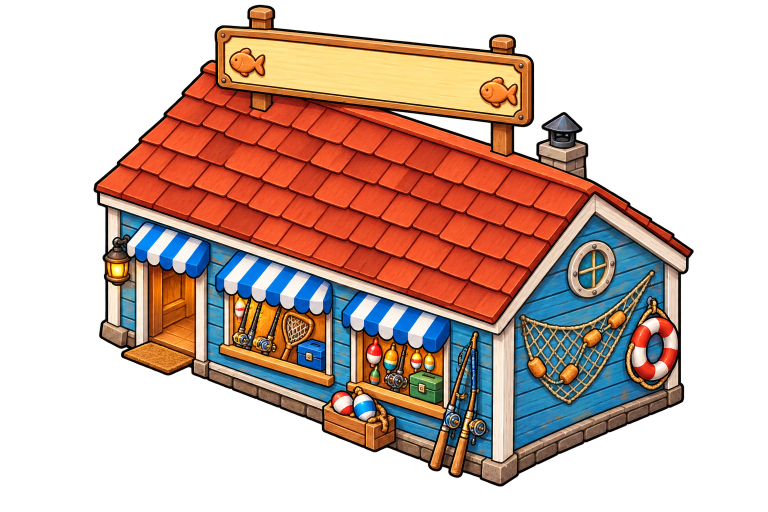
#> input picture art_source/Bunt bemaltes Fischereigeschäft am Meer.png, 1536 x 1024 px (shown at 1/2 size)
$ python extract_props.py '../art_source/Bunt bemaltes Fischereigeschäft am Meer.png' out.png
#> lines starting #> are read from the running program, lines starting #| are printed output that depends on the picture; after the words box and inside, x2 and y2 are one past the last pixel; in counts of white or black regions, pixels touching at a corner belong together
"""Cuts sprites (tanks, shops, people, gear, drones, decoration) out of the painted sheets.

The sheets have no transparency: their background is a light grey checkerboard. Background is
every light, colourless pixel connected to the sheet's border; it becomes transparent, and the
edge is pulled in by a pixel so no light fringe remains. Each sprite is found by a point on it
and saved trimmed to its own PNG. Pictures with light parts at their edge (the location scenes)
are cut as plain rectangles instead.

Needs Pillow, NumPy and SciPy. Usage, per sheet (SHEETS says what each one holds):
  python tools/extract_props.py art_source/coastal_sprite_sheet.png assets/sprites/props
  python tools/extract_props.py art_source/gear_sprite_sheet.png assets/sprites/props
  python tools/extract_props.py <sheet> out_dir --debug
    (writes debug.png with a box around every found sprite, to pick the points)
"""
import sys
from pathlib import Path

import numpy as np
from PIL import Image, ImageDraw
from scipy import ndimage

LIGHT = 226
GREY_SPREAD = 16

# Per sheet file: "width" (columns to look at), "sprites" (name: a point on the sprite) and
# "pictures" (name: left, top, right, bottom of a rectangle).
SHEETS = {
    "coastal_sprite_sheet.png": {
        # The painted background strip on the right of the sheet is not a sprite.
        "width": 1180,
        "sprites": {
            "customer_1_front": (252, 100), "customer_1_back": (313, 100),
            "customer_2_front": (393, 100), "customer_2_back": (462, 100),
            "customer_3_front": (540, 100), "customer_3_back": (606, 100),
            "customer_4_front": (757, 100), "customer_4_back": (822, 100),
            "customer_5_front": (910, 100), "customer_5_back": (982, 100),
            "customer_6_front": (1063, 100), "customer_6_back": (1126, 100),
            "tank_1": (63, 330), "tank_2": (167, 318), "tank_3": (283, 310), "tank_4": (408, 305),
            "tank_5": (542, 300), "tank_6": (683, 285), "tank_7": (1037, 260),
            "shop_1": (64, 530), "shop_2": (190, 525), "shop_3": (332, 515), "shop_4": (527, 515),
            "shop_5": (760, 515), "shop_6": (1025, 495),
            "cashier_1": (58, 720), "cashier_2": (213, 720), "cashier_3": (375, 720),
            "palm": (575, 870), "parasol": (690, 890), "signpost": (793, 895),
            "bush": (905, 900), "seagull": (1026, 920), "buoy": (1100, 900),
        },
        "pictures": {},
    },
    "gear_sprite_sheet.png": {
        "width": 1536,
        "sprites": {
            "net_1": (371, 146), "net_2": (449, 151), "net_3": (530, 149), "net_4": (615, 147),
            "net_5": (705, 143), "net_6": (793, 135),
            "gear_1": (916, 129), "gear_2": (1017, 119), "gear_3": (1130, 120), "gear_4": (1241, 120),
            "gear_5": (1351, 122), "gear_6": (1466, 119),
            "drone_1": (57, 420), "drone_2": (169, 419), "drone_3": (292, 415), "drone_4": (414, 407),
            "drone_5": (552, 401), "drone_6": (710, 384),
            "buyer_1_front": (852, 416), "buyer_1_back": (931, 417),
            "buyer_2_front": (1041, 416), "buyer_2_back": (1128, 417),
            "buyer_3_front": (1220, 416), "buyer_3_back": (1294, 416),
            "buyer_4_front": (1388, 416), "buyer_4_back": (1479, 417),
        },
        "pictures": {
            "location_north_sea": (40, 630, 316, 945), "location_coral_reef": (366, 630, 610, 945),
            "location_australia": (660, 630, 898, 945), "location_japan": (950, 630, 1200, 945),
            "location_south_africa": (1254, 630, 1504, 945),
        },
    },
}


def main() -> None:
    config = SHEETS.get(Path(sys.argv[1]).name, {"width": None, "sprites": {}, "pictures": {}})
    full = np.array(Image.open(sys.argv[1]).convert("RGB"))
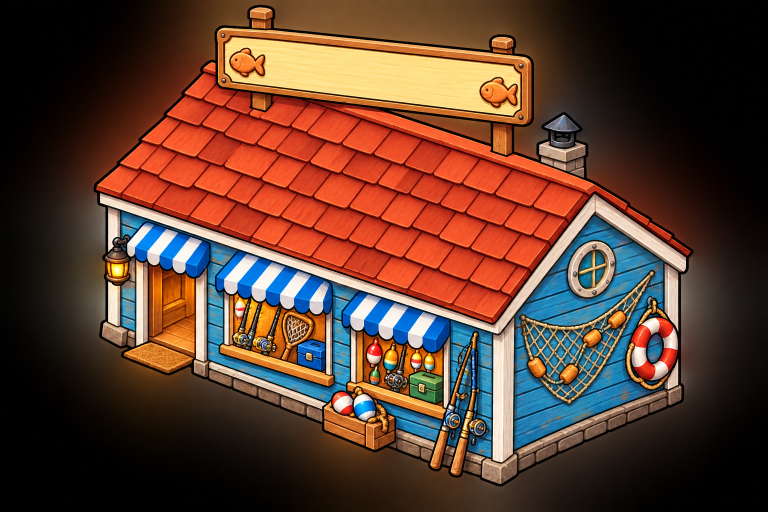
#> full: shape (1024, 1536, 3) (shown at 1/2 size); mean R, G, B 94.5, 61.7, 47.4
    sheet = full[:, :config["width"]]
    out = Path(sys.argv[2])
    out.mkdir(parents=True, exist_ok=True)
    alpha = _foreground(sheet)
    labels, count = ndimage.label(ndimage.binary_dilation(alpha > 0, iterations=2))
    if "--debug" in sys.argv:
        _debug(sheet, alpha, labels, count, out / "debug.png")
        return
    for name, box in config["pictures"].items():
        Image.fromarray(full[box[1]:box[3], box[0]:box[2]]).save(out / f"{name}.png")
        print(f"{name}: {box[2] - box[0]}x{box[3] - box[1]}")
    rgba = np.dstack([sheet, alpha])
    for name, (x, y) in config["sprites"].items():
        label = _label_near(labels, x, y)
        sl = ndimage.find_objects((labels == label).astype(int))[0]
        sprite = rgba[sl].copy()
        sprite[..., 3][labels[sl] != label] = 0
        Image.fromarray(_trim(sprite)).save(out / f"{name}.png")
        print(f"{name}: {sl[1].stop - sl[1].start}x{sl[0].stop - sl[0].start}")


def _foreground(sheet: np.ndarray) -> np.ndarray:
    """Alpha: 0 for the background connected to the border, 255 elsewhere, edge pulled in."""
    rgb = sheet.astype(int)
    light = (rgb.min(axis=2) >= LIGHT) & (rgb.max(axis=2) - rgb.min(axis=2) <= GREY_SPREAD)
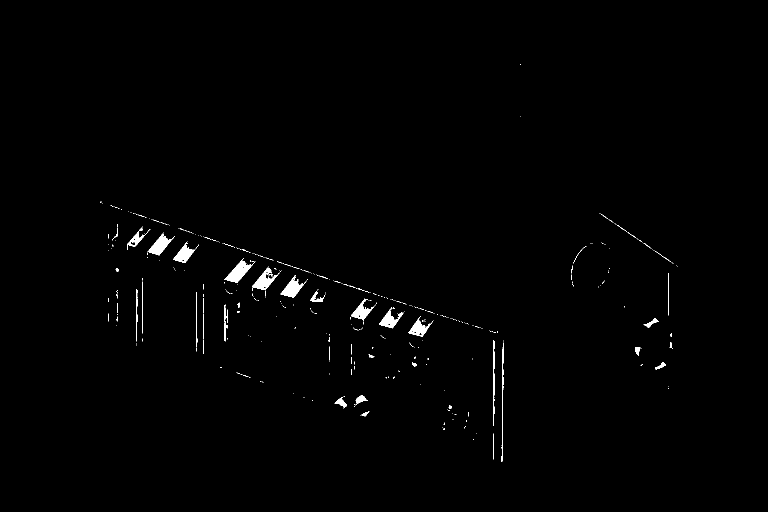
#> light: shape (1024, 1536) bool (shown at 1/2 size); 0.74% white; 376 white regions (330 under 20 px), largest, box (x1, y1, x2, y2) and area: (449, 516, 511, 566) 1117, (295, 465, 350, 511) 923, (561, 550, 613, 595) 919
    regions, _ = ndimage.label(light)
#> regions: shape (1024, 1536) int32; 686 distinct labels, from 0 to 685
    border = np.unique(np.concatenate([regions[0], regions[-1], regions[:, 0], regions[:, -1]]))
#> border = [0]
    background = np.isin(regions, border[border > 0])
#> background: shape (1024, 1536) bool; every value is 0
    # Light specks of background between sprite parts that do not touch the border.
    sizes = ndimage.sum(light, regions, index=np.arange(regions.max() + 1))
#> sizes = 686 values, max 1102 at index 236, min 0 at index 0, mean 17.06
    background |= light & (sizes[regions] > 400)
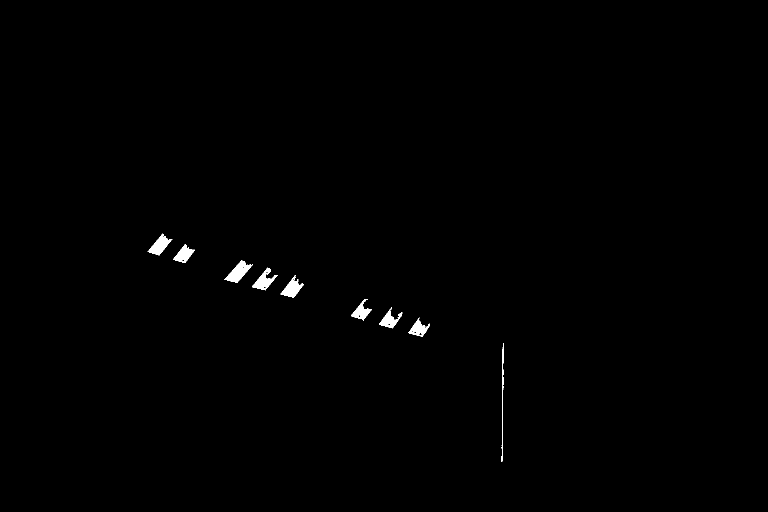
#> background: shape (1024, 1536) bool (shown at 1/2 size); 0.45% white; 9 white regions, largest, box (x1, y1, x2, y2) and area: (449, 520, 506, 566) 1102, (295, 467, 345, 511) 914, (561, 550, 608, 595) 912
    keep = ndimage.binary_erosion(~background, iterations=1)
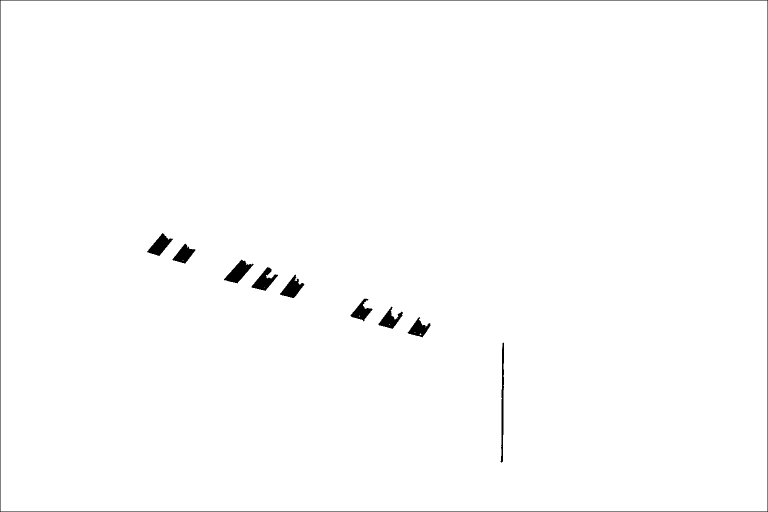
#> keep: shape (1024, 1536) bool (shown at 1/2 size); 99.1% white; 10 black regions, largest, box (x1, y1, x2, y2) and area: (0, 0, 1536, 1024) 5116, (448, 519, 507, 567) 1253, (503, 534, 556, 582) 1087
    soft = ndimage.gaussian_filter(keep.astype(float), 0.6)
    return (np.clip(soft * 1.4 - 0.2, 0, 1) * 255).astype(np.uint8)


def _label_near(labels: np.ndarray, x: int, y: int) -> int:
    """The biggest labelled region within a few pixels of the point."""
    window = labels[y - 14:y + 14, x - 14:x + 14]
    values, counts = np.unique(window[window > 0], return_counts=True)
    assert len(values), f"nothing near {x},{y}"
    return int(values[np.argmax(counts)])


def _trim(img: np.ndarray) -> np.ndarray:
    ys, xs = np.nonzero(img[..., 3] > 0)
    return img[ys.min():ys.max() + 1, xs.min():xs.max() + 1]


def _debug(sheet: np.ndarray, alpha: np.ndarray, labels: np.ndarray, count: int, path: Path) -> None:
    preview = Image.new("RGB", (sheet.shape[1], sheet.shape[0]), (30, 70, 100))
    preview.paste(Image.fromarray(sheet), mask=Image.fromarray(alpha))
    draw = ImageDraw.Draw(preview)
    for i, sl in enumerate(ndimage.find_objects(labels)):
        if sl is None or (sl[0].stop - sl[0].start) * (sl[1].stop - sl[1].start) < 400:
            continue
        draw.rectangle([sl[1].start, sl[0].start, sl[1].stop, sl[0].stop], outline=(255, 0, 0))
    preview.save(path)


if __name__ == "__main__":
    main()
#> in main, `labels, count = ndimage.label(ndimage.binary_dilation(alpha > 0, itera..`:
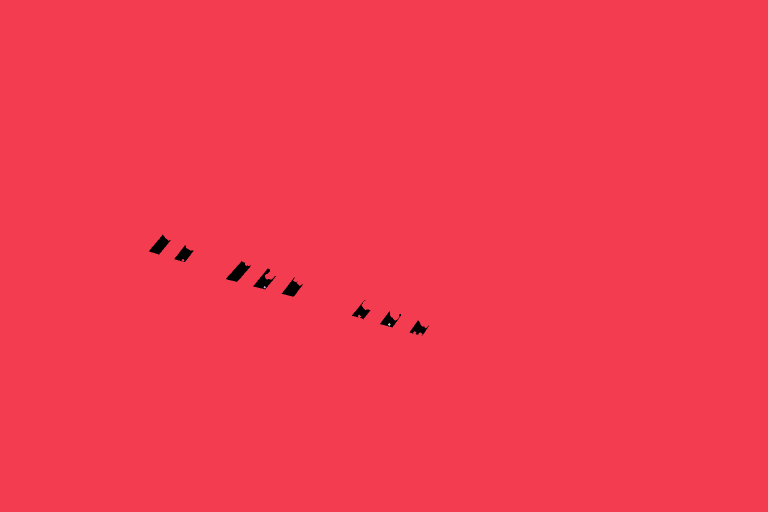
#> labels: shape (1024, 1536) int32 (shown at 1/2 size); 4 distinct labels, from 0 to 3; one colour per label, 0 black
#> in main, `labels, count = ndimage.label(ndimage.binary_dilation(alpha > 0, itera..`: count = 3

$ run again, on art_source/Cartoon-Meereswesen auf Transparenz.png
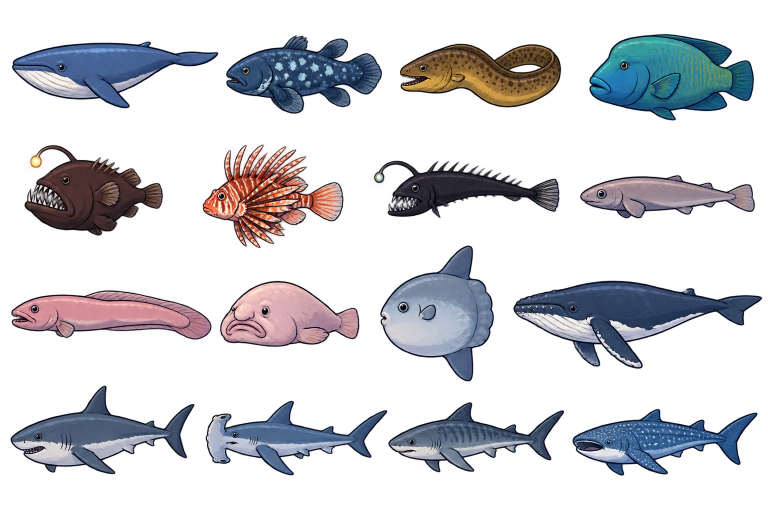
#> input picture art_source/Cartoon-Meereswesen auf Transparenz.png, 1536 x 1024 px (shown at 1/2 size)
#> in _foreground, `light = (rgb.min(axis=2) >= LIGHT) & (rgb.max(axis=2) - rgb.min(axis=2..`:
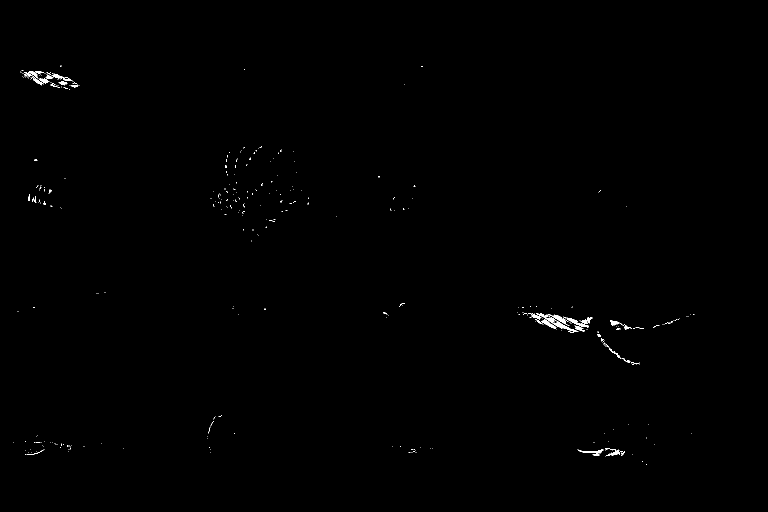
#> light: shape (1024, 1536) bool (shown at 1/2 size); 0.27% white; 329 white regions (298 under 20 px), largest, box (x1, y1, x2, y2) and area: (1072, 627, 1157, 664) 476, (1133, 635, 1177, 656) 231, (1095, 628, 1139, 652) 229
#> regions: shape (1024, 1536) int32; 540 distinct labels, from 0 to 539
#> border = [0]
#> background: shape (1024, 1536) bool; every value is 0
#> sizes = 540 values, max 266 at index 343, min 0 at index 0, mean 7.82
#> in _foreground, `keep = ndimage.binary_erosion(~background, iterations=1)`:
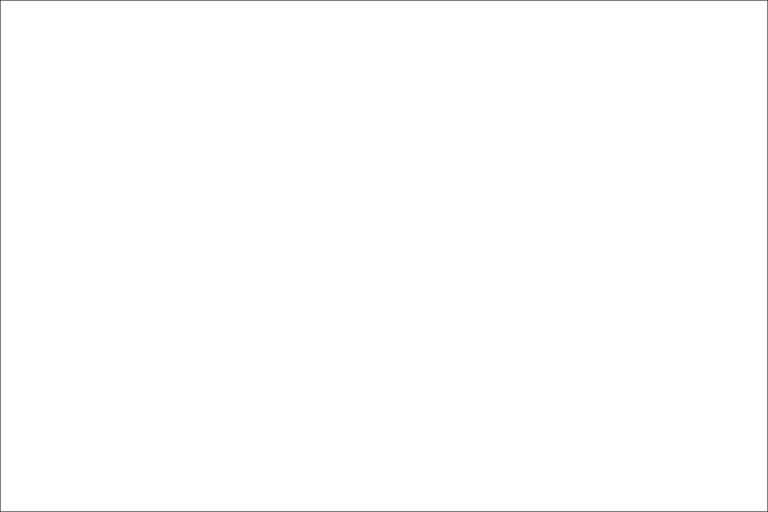
#> keep: shape (1024, 1536) bool (shown at 1/2 size); 99.7% white; black in thin lines or dots
#> labels: shape (1024, 1536) int32; every value is 1
#> count = 1

$ run again, on art_source/Isometrische Fischmarkt-Stände im Set.png
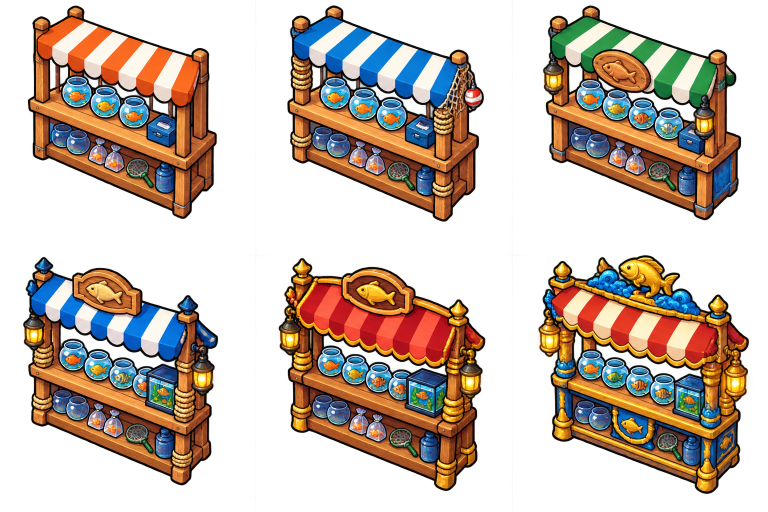
#> input picture art_source/Isometrische Fischmarkt-Stände im Set.png, 1536 x 1024 px (shown at 1/2 size)
#> light: shape (1024, 1536) bool; 1.1% white; 763 white regions (661 under 20 px), largest, box (x1, y1, x2, y2) and area: (283, 617, 350, 686) 1767, (92, 560, 144, 621) 1157, (620, 45, 713, 108) 1112
#> in _foreground, `regions, _ = ndimage.label(light)`:
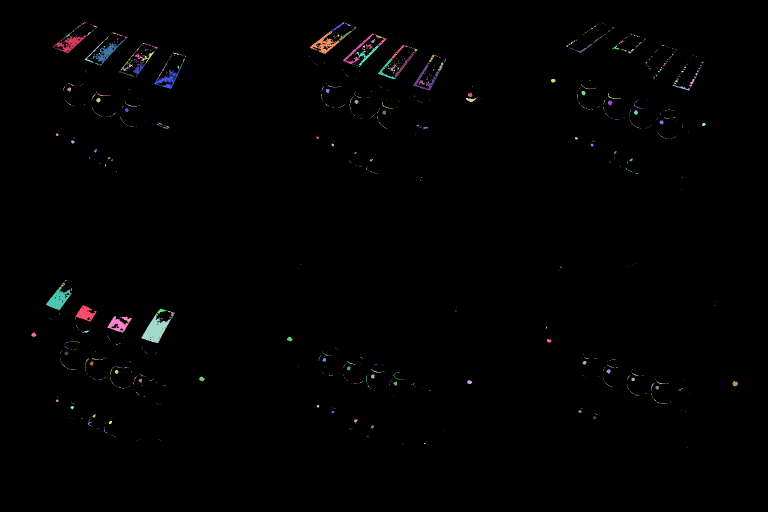
#> regions: shape (1024, 1536) int32 (shown at 1/2 size); 1432 distinct labels, from 0 to 1431; one colour per label, 0 black
#> border = [0]
#> sizes = 1432 values, max 1604 at index 989, min 0 at index 0, mean 12.04
#> keep: shape (1024, 1536) bool; 99% white; 11 black regions, largest, box (x1, y1, x2, y2) and area: (0, 0, 1536, 1024) 5116, (282, 625, 343, 687) 1817, (91, 572, 145, 622) 1316
#> in main, `labels, count = ndimage.label(ndimage.binary_dilation(alpha > 0, itera..`:
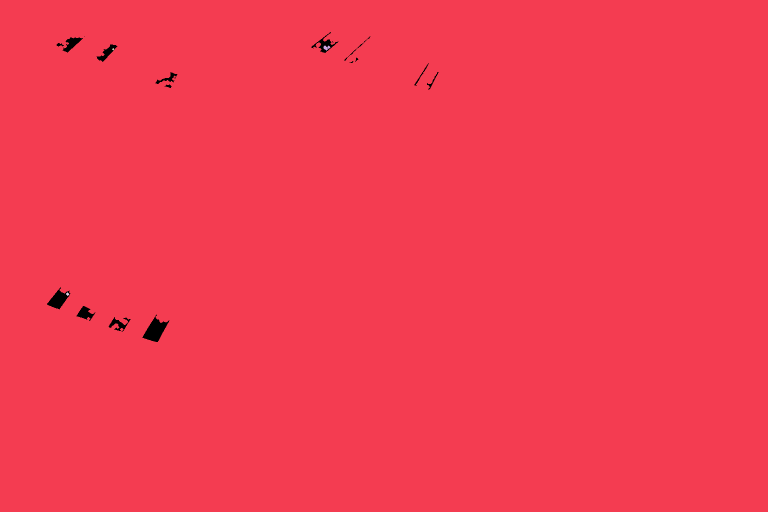
#> labels: shape (1024, 1536) int32 (shown at 1/2 size); 5 distinct labels, from 0 to 4; one colour per label, 0 black
#> count = 4

$ run again, on art_source/Isometrische Fischmarkt-Upgrade-Stände.png
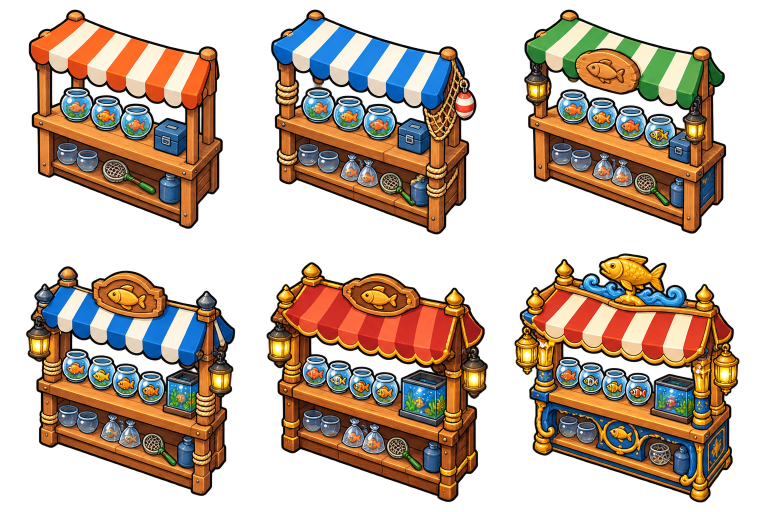
#> input picture art_source/Isometrische Fischmarkt-Upgrade-Stände.png, 1536 x 1024 px (shown at 1/2 size)
#> light: shape (1024, 1536) bool; 0.68% white in thin lines or dots, all inside (x1, y1, x2, y2) = (71, 41, 1466, 987)
#> in _foreground, `regions, _ = ndimage.label(light)`:
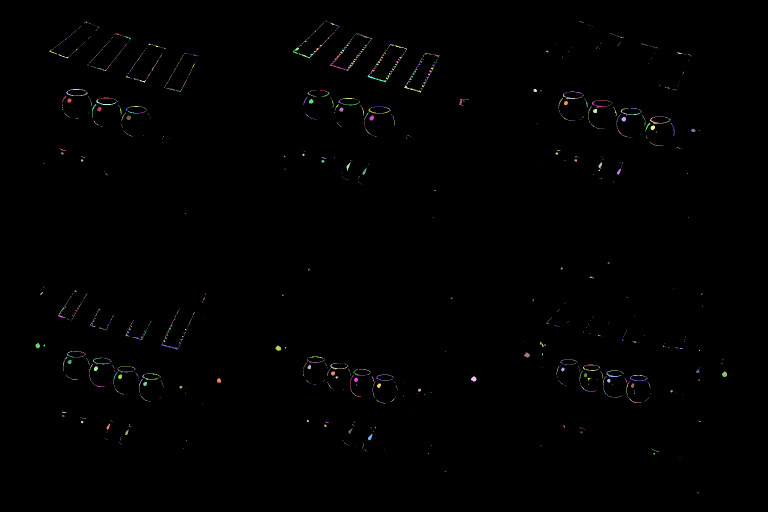
#> regions: shape (1024, 1536) int32 (shown at 1/2 size); 1871 distinct labels, from 0 to 1870; one colour per label, 0 black
#> border = [0]
#> background: shape (1024, 1536) bool; every value is 0
#> sizes = 1871 values, max 100 at index 604, min 0 at index 0, mean 5.71
#> in _foreground, `keep = ndimage.binary_erosion(~background, iterations=1)`:
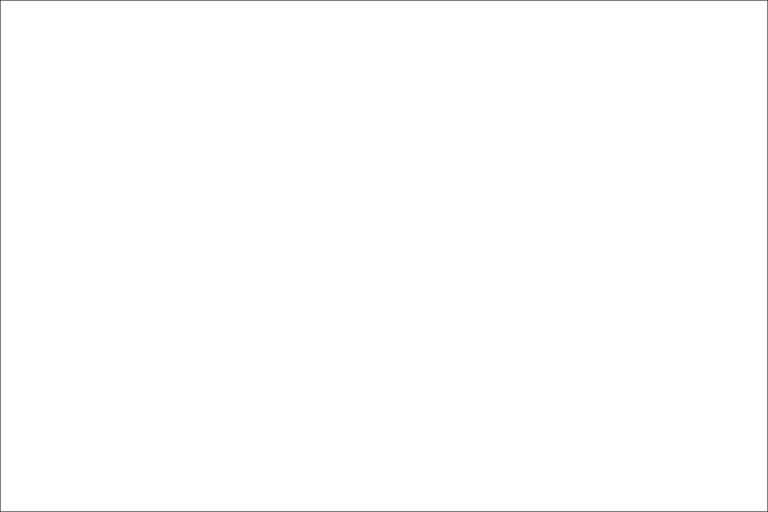
#> keep: shape (1024, 1536) bool (shown at 1/2 size); 99.7% white; black in thin lines or dots
#> labels: shape (1024, 1536) int32; every value is 1
#> count = 1
